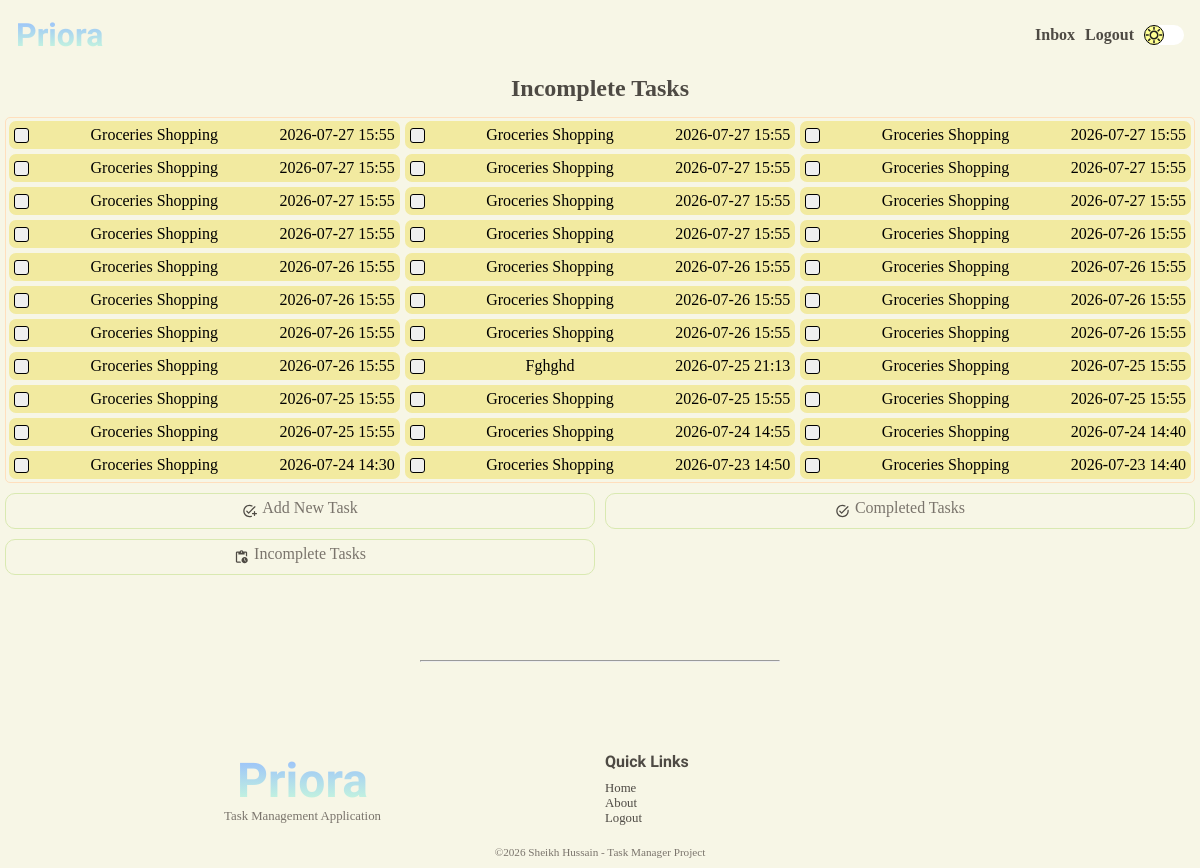
Before: /user/incompleted-tasks (signed in) with the older database file.
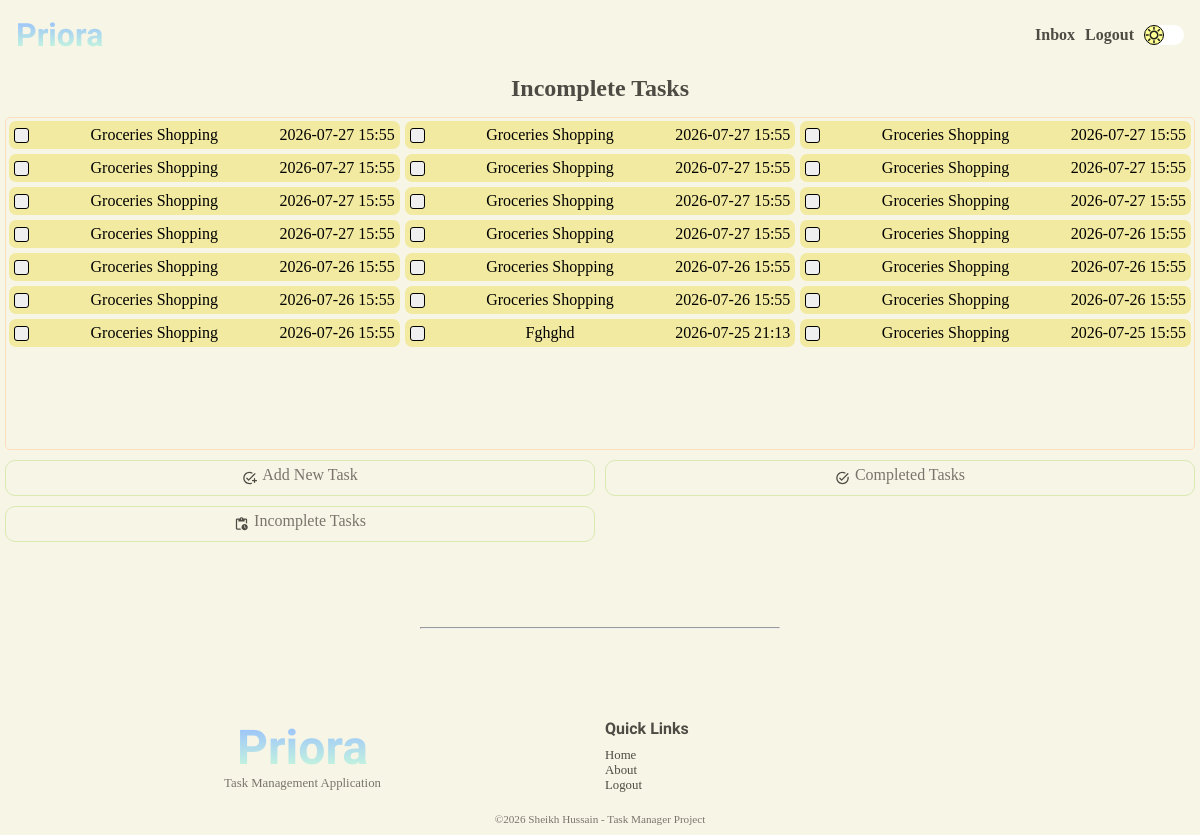
After: the same page with the newer database file.
### tables this page shows
CREATE TABLE "tasks" (
                            "task_id"	INTEGER NOT NULL UNIQUE,
                            "user_id"	INTEGER NOT NULL,
                            "title"	TEXT NOT NULL,
                            "description"	TEXT NOT NULL,
                            "due_date"	TEXT NOT NULL,
                            "due_time"	TEXT NOT NULL,
                            "completion_date"	TEXT,
                            "completion_time"	TEXT,
                            "completed"	INTEGER NOT NULL DEFAULT 0,
                            PRIMARY KEY("task_id" AUTOINCREMENT),
                            FOREIGN KEY("user_id") 
                                REFERENCES "users"("user_id")
                                ON DELETE CASCADE
                            );

### app.py (the view)
@app.route("/user/incompleted-tasks", methods=["GET", "POST"])
@login_required
@password_reset_required
def incomplete_tasks():
    user = find_user_by_id(session.get("user-id"))
    title = "Completed Tasks"
    tasks = get_incomplete_tasks(user)
    return render_template("tasks/incomplete-tasks.html", title=title, tasks=tasks)

### app.py (called while the page is built)
@app.after_request
def security_headers(response):
    response.headers["Content-Security-Policy"] = (
        "default-src 'self'; "
        "script-src 'self'; "
        "style-src 'self' https://fonts.googleapis.com; "
        "font-src 'self' https://fonts.gstatic.com;"
    )
    return response

### services/auth.py (called while the page is built)
def login_required(f):
    @wraps(f)
    def decorated_function(*args, **kwargs):
        if session.get("user-id") is None:
            return redirect(url_for("login"))
        return f(*args, **kwargs)
    return decorated_function

def password_reset_required(f):
    @wraps(f)
    def decorated_function(*args, **kwargs):
        reset_req = is_reset_req(session.get("user-id"))
        if reset_req:
            return redirect(url_for("change_password"))
        return f(*args, **kwargs)
    return decorated_function

### services/database.py (called while the page is built)
def connect_database():
    os.makedirs("instance", exist_ok=True)
    connection = sqlite3.connect("instance/task-manager.db")
    connection.row_factory = sqlite3.Row
    connection.execute("PRAGMA foreign_keys = ON;")
    return connection

### templates/tasks/incomplete-tasks.html (shortened to what this page needs)
{% extends 'layout.html' %} {% block content %}
<section class="user-home-section">
  <h2>Incomplete Tasks</h2>
  <div class="user-home-tasks-complete-grid">
    {% if tasks %} {% for task in tasks %}
    <a href="{{ url_for('task', task_id = task['task_id']) }}">
      <div class="user-home-tasks-card incomplete">
        <form action="" method="post">
          <button type="submit" class="task-button">
          </button>
          <p>{{ task['title'].title() }}</p>
          <p>{{ task['due_date'] }} {{ task['due_time'] }}</p>
        </form>
      </div>
    </a>
    {% endfor %} {% else %}
    <p>No tasks for tomorrow</p>
    {% endif %}
  </div>
</section>
<div>{% include 'user-nav.html' %}</div>
<div class="space"></div>
{% endblock content %}

Changed rows visible on the page:
no longer on this page (row edited): tasks: title "Groceries Shopping", due_date "2026-07-26", due_time "15:55"
no longer on this page (row edited): tasks: title "Groceries Shopping", due_date "2026-07-26", due_time "15:55"
no longer on this page (row edited): tasks: title "Groceries Shopping", due_date "2026-07-26", due_time "15:55"
no longer on this page (row edited): tasks: title "Groceries Shopping", due_date "2026-07-25", due_time "15:55"
no longer on this page (row edited): tasks: title "Groceries Shopping", due_date "2026-07-25", due_time "15:55"
no longer on this page (row edited): tasks: title "Groceries Shopping", due_date "2026-07-25", due_time "15:55"
no longer on this page (row edited): tasks: title "Groceries Shopping", due_date "2026-07-25", due_time "15:55"
no longer on this page (row edited): tasks: title "Groceries Shopping", due_date "2026-07-24", due_time "14:55"
no longer on this page (row edited): tasks: title "Groceries Shopping", due_date "2026-07-24", due_time "14:40"
no longer on this page (row edited): tasks: title "Groceries Shopping", due_date "2026-07-24", due_time "14:30"
no longer on this page (row edited): tasks: title "Groceries Shopping", due_date "2026-07-23", due_time "14:50"
no longer on this page (row edited): tasks: title "Groceries Shopping", due_date "2026-07-23", due_time "14:40"
